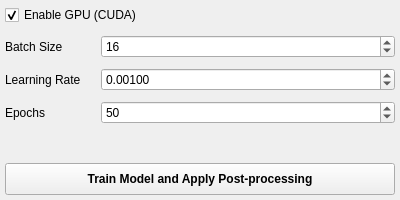
<?xml version="1.0" encoding="UTF-8"?>
<ui version="4.0">
 <class>nn_control</class>
 <widget class="QWidget" name="nn_control">
  <property name="geometry">
   <rect>
    <x>0</x>
    <y>0</y>
    <width>400</width>
    <height>200</height>
   </rect>
  </property>
  <property name="sizePolicy">
   <sizepolicy hsizetype="Expanding" vsizetype="Preferred">
    <horstretch>0</horstretch>
    <verstretch>0</verstretch>
   </sizepolicy>
  </property>
  <property name="windowTitle">
   <string>Form</string>
  </property>
  <layout class="QVBoxLayout" name="main_layout">
   <property name="spacing">
    <number>10</number>
   </property>
   <property name="leftMargin">
    <number>5</number>
   </property>
   <property name="topMargin">
    <number>5</number>
   </property>
   <property name="rightMargin">
    <number>5</number>
   </property>
   <property name="bottomMargin">
    <number>5</number>
   </property>
   <item>
    <widget class="QCheckBox" name="enable_gpu_checkbox">
     <property name="text">
      <string>Enable GPU (CUDA)</string>
     </property>
     <property name="checked">
      <bool>true</bool>
     </property>
    </widget>
   </item>
   <item>
    <layout class="QFormLayout" name="formLayout">
     <property name="horizontalSpacing">
      <number>20</number>
     </property>
     <property name="verticalSpacing">
      <number>10</number>
     </property>
     <item row="0" column="0">
      <widget class="QLabel" name="batch_size_label">
       <property name="text">
        <string>Batch Size</string>
       </property>
      </widget>
     </item>
     <item row="0" column="1">
      <widget class="QSpinBox" name="batch_size_spinbox">
       <property name="sizePolicy">
        <sizepolicy hsizetype="Expanding" vsizetype="Fixed">
         <horstretch>0</horstretch>
         <verstretch>0</verstretch>
        </sizepolicy>
       </property>
       <property name="minimum">
        <number>1</number>
       </property>
       <property name="maximum">
        <number>999</number>
       </property>
       <property name="value">
        <number>16</number>
       </property>
      </widget>
     </item>
     <item row="1" column="0">
      <widget class="QLabel" name="learning_rate_label">
       <property name="text">
        <string>Learning Rate</string>
       </property>
      </widget>
     </item>
     <item row="1" column="1">
      <widget class="QDoubleSpinBox" name="learning_rate_dspinbox">
       <property name="sizePolicy">
        <sizepolicy hsizetype="Expanding" vsizetype="Fixed">
         <horstretch>0</horstretch>
         <verstretch>0</verstretch>
        </sizepolicy>
       </property>
       <property name="locale">
        <locale language="English" country="UnitedStates"/>
       </property>
       <property name="decimals">
        <number>5</number>
       </property>
       <property name="maximum">
        <double>1.000000000000000</double>
       </property>
       <property name="singleStep">
        <double>0.000100000000000</double>
       </property>
       <property name="value">
        <double>0.001000000000000</double>
       </property>
      </widget>
     </item>
     <item row="2" column="0">
      <widget class="QLabel" name="epochs_label">
       <property name="text">
        <string>Epochs</string>
       </property>
      </widget>
     </item>
     <item row="2" column="1">
      <widget class="QSpinBox" name="epochs_spinbox">
       <property name="sizePolicy">
        <sizepolicy hsizetype="Expanding" vsizetype="Fixed">
         <horstretch>0</horstretch>
         <verstretch>0</verstretch>
        </sizepolicy>
       </property>
       <property name="minimum">
        <number>1</number>
       </property>
       <property name="maximum">
        <number>999</number>
       </property>
       <property name="value">
        <number>50</number>
       </property>
      </widget>
     </item>
    </layout>
   </item>
   <item>
    <widget class="QPushButton" name="train_button">
     <property name="sizePolicy">
      <sizepolicy hsizetype="Expanding" vsizetype="Fixed">
       <horstretch>0</horstretch>
       <verstretch>0</verstretch>
      </sizepolicy>
     </property>
     <property name="minimumSize">
      <size>
       <width>0</width>
       <height>32</height>
      </size>
     </property>
     <property name="font">
      <font>
       <weight>75</weight>
       <bold>true</bold>
      </font>
     </property>
     <property name="text">
      <string>Train Model and Apply Post-processing</string>
     </property>
    </widget>
   </item>
  </layout>
 </widget>
 <resources/>
 <connections/>
</ui>
